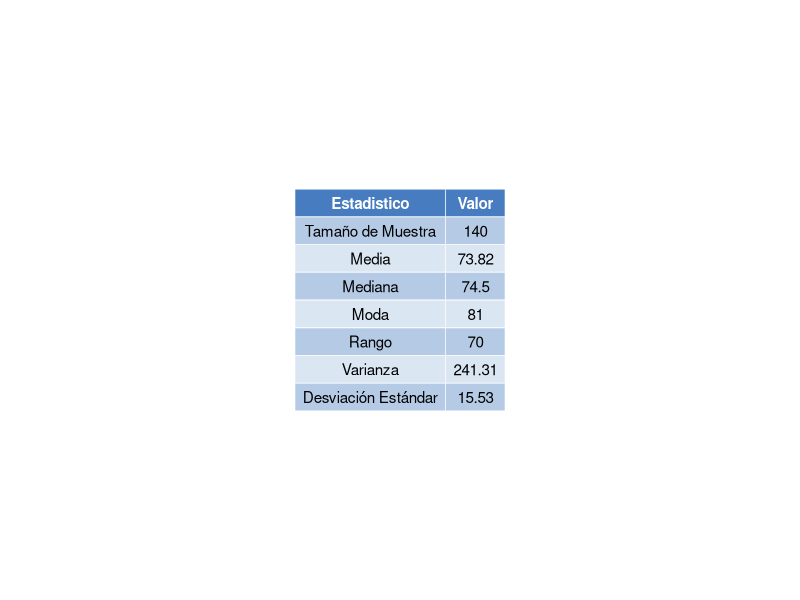
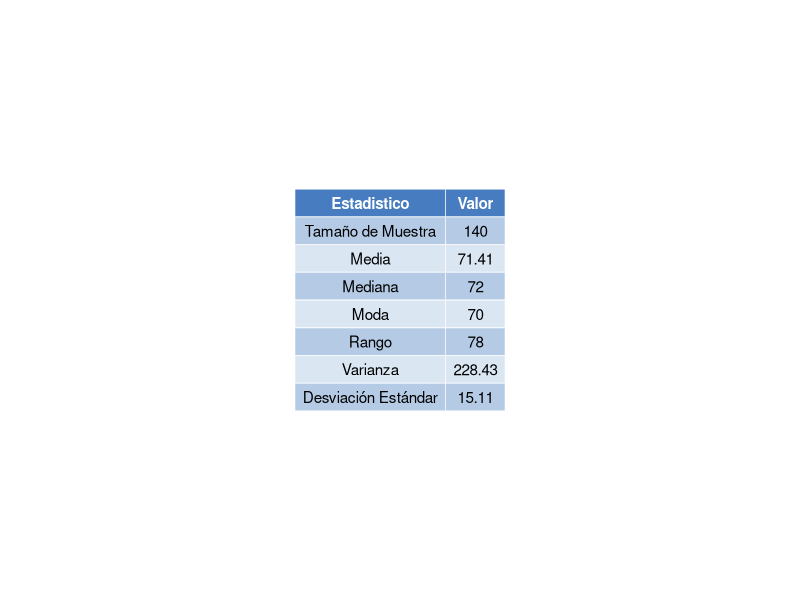
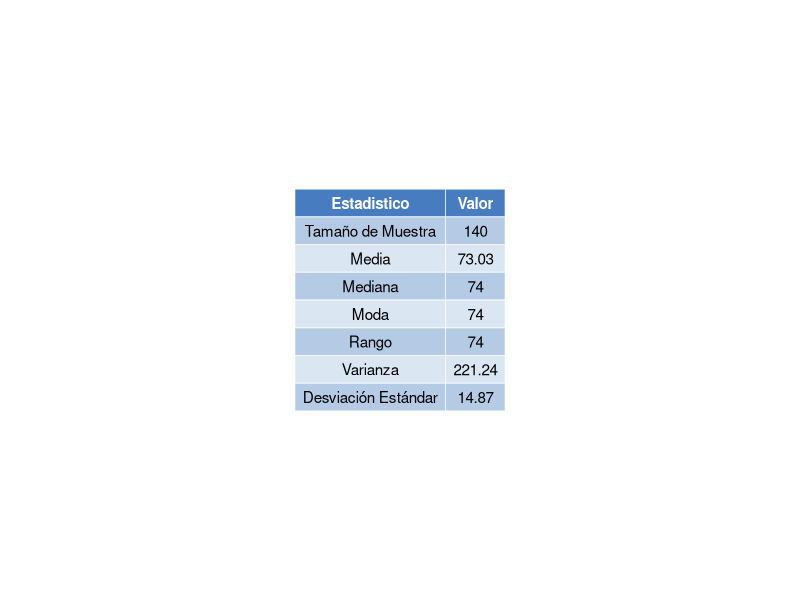
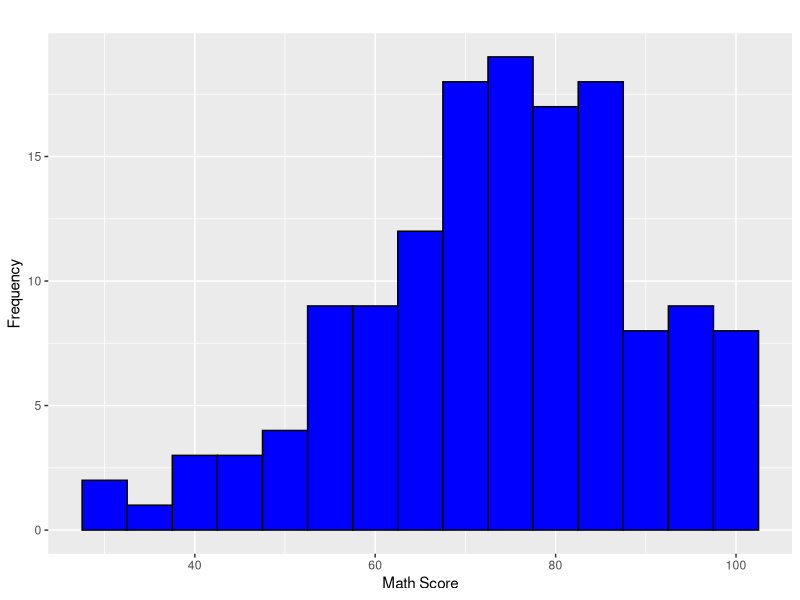
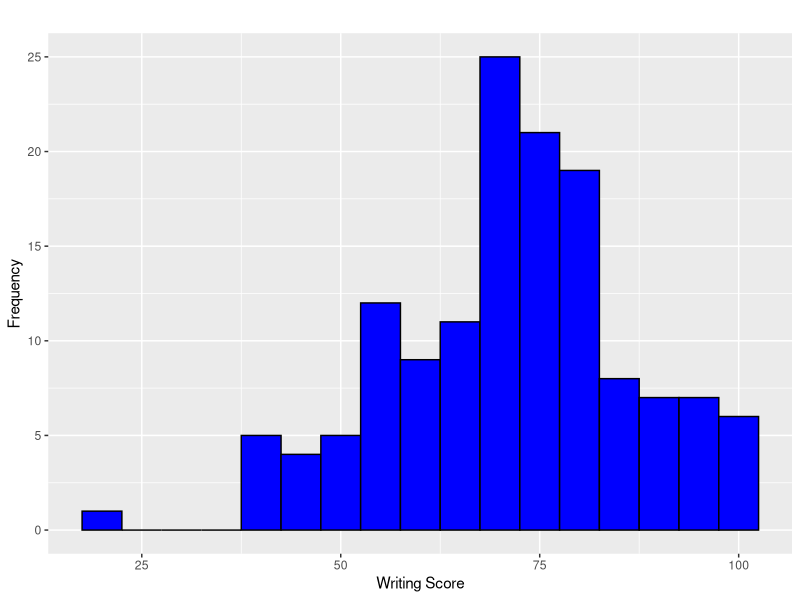
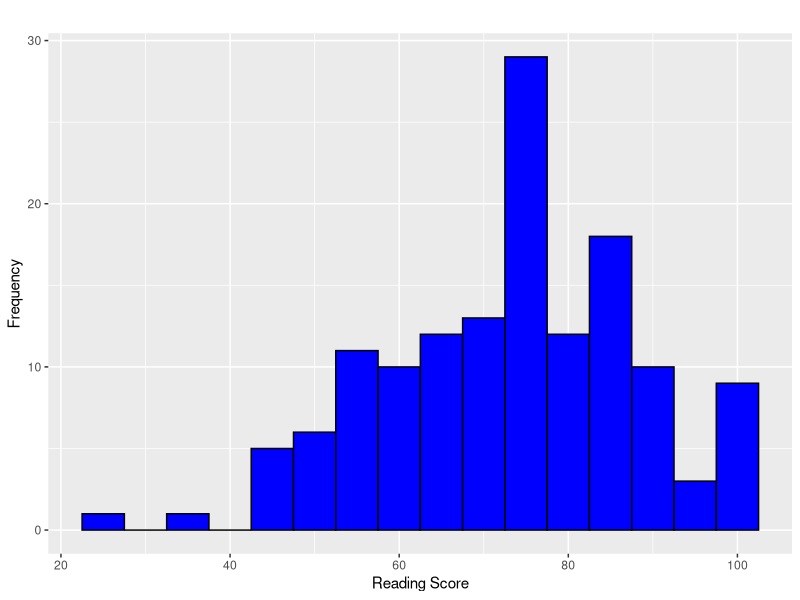
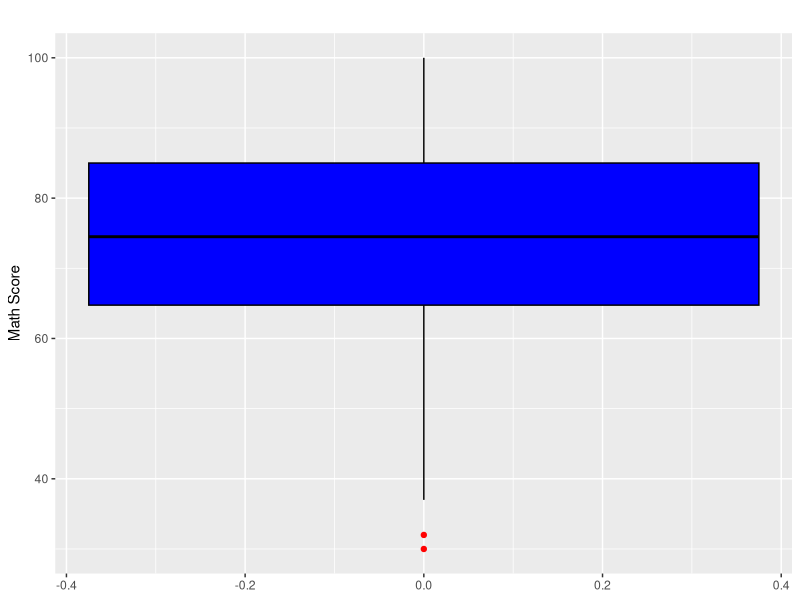
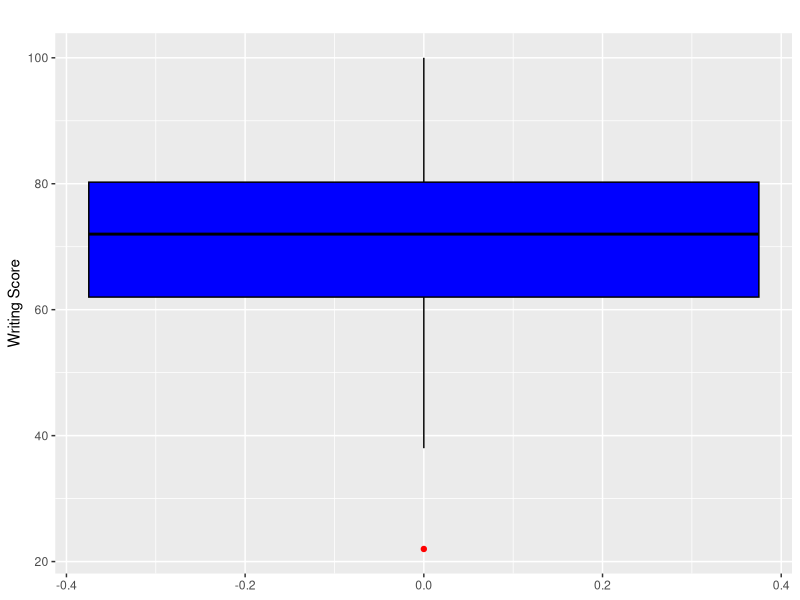

Generate these figures, in order, with R:
library(dplyr)
library(ggplot2)
library(ggpubr)


get_mode <- function(v) {
  uniqv <- unique(v)
  uniqv[which.max(tabulate(match(v, uniqv)))]
}

calculate_statistics <- function(score_column) {

  size_muestra <- format(nrow(muestra_grupo_e), nsmall = 0)
  average <- round(mean(score_column, na.rm = TRUE), 2)
  variance <- round(var(score_column, na.rm = TRUE), 2)
  range_values <- range(score_column, na.rm = TRUE)
  range_value <- round(diff(range_values), 2)
  mode_value <- round(get_mode(score_column), 2)
  std_dev <- round(sd(score_column, na.rm = TRUE), 2)
  median_value <- round(median(score_column, na.rm = TRUE), 2)
  
  return(c(size_muestra, average, median_value,  mode_value, range_value,variance, std_dev))
}

make_table <- function(column_names, stats_columns) {
  return (data.frame(
  Statistic = column_names,
  Stats_Column = stats_columns
))
}

change_table_names <- function(table) {
  names(table) <- c("Estadistico", "Valor")
  return(table)
}

make_table_plot<-function(table, table_path){
table_plot <- ggtexttable(table, rows = NULL, theme = ttheme("mBlue"))
ggsave(table_path, plot = table_plot, width = 6, height = 4)  
}


make_histogram_plot <- function(data, score_column, binwidth = 5, fill_color = "blue", 
                                      border_color = "black", title, x_label, y_label = "Frequency", 
                                      file_path, width = 6, height = 4) {
  histogram_plot <- ggplot(data, aes_string(x = score_column)) +
    geom_histogram(binwidth = binwidth, fill = fill_color, color = border_color) +
    labs(title = title, x = x_label, y = y_label)
  
  ggsave(file_path, plot = histogram_plot, width = width, height = height)
}

make_box_plot <- function(data, score_column, fill_color = "blue", 
                          border_color = "black", title = NULL, 
                          y_label = NULL, file_path, 
                          outlier_color = "red", width = 4, height = 6) {
  
  # Check if the score_column exists in the data
  if (!score_column %in% names(data)) {
    stop(paste("Column", score_column, "not found in the data"))
  }
  
  # Set default labels if not provided
  if (is.null(title)) {
    title <- paste("Boxplot of", score_column)
  }
  if (is.null(y_label)) {
    y_label <- score_column
  }
  
  # Create the boxplot using ggplot2
  box_plot <- ggplot(data, aes_string(y = score_column)) +
    geom_boxplot(fill = fill_color, color = border_color, outlier.color = outlier_color) +
    labs(title = title, y = y_label)
  
  # Save the boxplot to the specified file path
  ggsave(file_path, plot = box_plot, width = width, height = height)
}


# Load the CSV file
data <- read.csv("StudentsPerformance.csv")
head(data)

muestra_grupo_e <- data %>%
  select(race_ethnicity, math_score, reading_score, writing_score) %>%
  filter(race_ethnicity == "group E")


math_stats <- calculate_statistics(muestra_grupo_e$math_score)
reading_stats <- calculate_statistics(muestra_grupo_e$reading_score)
writing_stats <- calculate_statistics(muestra_grupo_e$writing_score)

column_names <- c("Tamaño de Muestra", "Media", "Mediana","Moda","Rango",  "Varianza",  "Desviación Estándar")

math_table <- make_table(column_names, math_stats) %>% change_table_names()
writing_table <- make_table(column_names, writing_stats)%>% change_table_names()
reading_table <- make_table(column_names, reading_stats)%>% change_table_names()



make_table_plot(math_table,"objective3/descriptive_analysis/group_e/images/math_table_plot.png")
make_table_plot(writing_table,"objective3/descriptive_analysis/group_e/images/writing_table_plot.png")
make_table_plot(reading_table,"objective3/descriptive_analysis/group_e/images/reading_table_plot.png")



make_histogram_plot(
  data = muestra_grupo_e,
  score_column = "math_score",
  binwidth = 5,
  fill_color = "blue",
  border_color = "black",
  title = "",
  x_label = "Math Score",
  file_path = "objective3/descriptive_analysis/group_e/images/math_hist_plot.png"
)

make_histogram_plot(
  data = muestra_grupo_e,
  score_column = "writing_score",
  binwidth = 5,
  fill_color = "blue",
  border_color = "black",
  title = "",
  x_label = "Writing Score",
  file_path = "objective3/descriptive_analysis/group_e/images/writing_hist_plot.png"
)

make_histogram_plot(
  data = muestra_grupo_e,
  score_column = "reading_score",
  binwidth = 5,
  fill_color = "blue",
  border_color = "black",
  title = "",
  x_label = "Reading Score",
  file_path = "objective3/descriptive_analysis/group_e/images/reading_hist_plot.png"
)


make_box_plot(
  data = muestra_grupo_e,
  score_column = "math_score",
  fill_color = "blue",
  border_color = "black",
  title = "",
  y_label = "Math Score",
  file_path = "objective3/descriptive_analysis/group_e/images/math_box_plot.png",
  outlier_color = "red",
  width = 4,
  height = 6  
)
make_box_plot(
  data = muestra_grupo_e,
  score_column = "writing_score",
  fill_color = "blue",
  border_color = "black",
  title = "",
  y_label = "Writing Score",
  file_path = "objective3/descriptive_analysis/group_e/images/writing_box_plot.png",
  outlier_color = "red",
  width = 4,
  height = 6  
)
make_box_plot(
  data = muestra_grupo_e,
  score_column = "reading_score",
  fill_color = "blue",
  border_color = "black",
  title = "",
  y_label = "Reading Score",
  file_path = "objective3/descriptive_analysis/group_e/images/reading_box_plot.png",
  outlier_color = "red",
  width = 4,
  height = 6  
)

